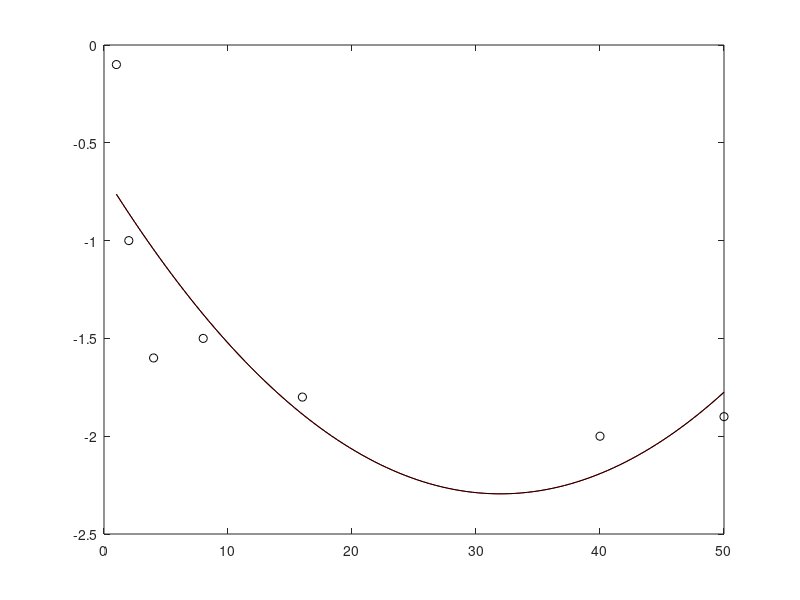

This chart was generated by the following MATLAB code:
clc

x=[1;2;4;8;16;40;50];
y=[-0.1;-1;-1.6;-1.5;-1.8;-2;-1.9];


plot(x,y,'ko')

n=numel(x);
sumx=sum(x);
sumx2=sum(x.^2);
sumx3=sum(x.^3);
sumx4=sum(x.^4);
sumy=sum(y);
sumxy=sum(x.*y);
sumx2y=sum(x.^2.*y);

A=[sumx4 sumx3 sumx2; sumx3 sumx2 sumx; sumx2 sumx n];
B=[sumx2y; sumxy; sumy];

X=A\B;

disp('Kvadratiska aroksimejosa funkcija:')
disp(['y=' num2str(X(1)) 'x^2+' num2str(X(2)) 'x+' num2str(X(3))])

hold on
x1=linspace(1,50,100);
yplot=x1.^2.*X(1)+x1.*X(2)+X(3);
koef=polyfit(x,y,2)
yplot1=x1.^2.*koef(1)+x1.*koef(2)+koef(3);
plot(x1,yplot,'r')
plot(x1,yplot1, 'k')
